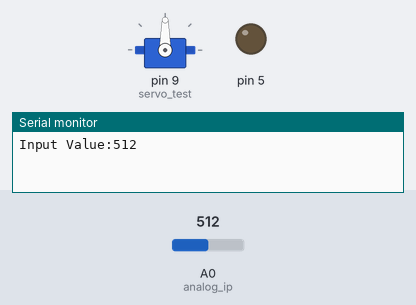
Bench run of a sketch on a simulated Arduino Uno, built with avr-gcc and run on an emulated ATmega328P. Shown: servo, output pins drawn as LEDs (lit = HIGH), the last lines printed to the serial monitor. The test bench sets the inputs (shaded band); at power-on: A0 (analog_ip) = 512.

Above: at 0.1 s.
At 0.6 s:
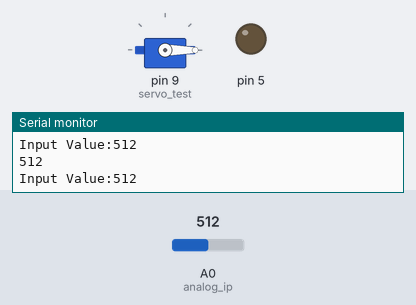
Timing chart, 0 to 2.1 s (numbered marks = the images above):
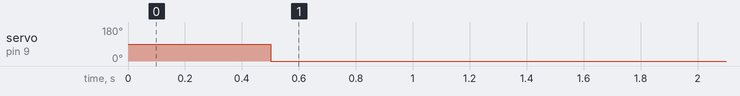

The sketch:

irFinalglucose.ino
```cpp
#include <Servo.h>
Servo servo_test;
int trigPin = 9;
int echoPin = 8;
int analog_ip = A0;   // select the input pin Photo Diode.
int inputVal = 0;
int angle = 0;// to store photo diode input
int ctrl = 0;
void setup()
{
servo_test.attach(9);
 // put your setup code here, to run once:
  pinMode(5, HIGH);
  pinMode(echoPin,INPUT);
 Serial.begin(9600);
}

void loop() {
  ir();
  servo_test.write(0);
  Serial.println(inputVal);
  if(inputVal<= 100)
  {
 for(angle = 0; angle < 180; angle += 90)    // command to move from 0 degrees to 180 degrees
  {
    servo_test.write(angle);                 //command to rotate the servo to the specified angle
    delay(0);
  }
  for(ctrl=0;ctrl<1;ctrl +=0)
  {
    if(echoPin=HIGH)
  {
    ctrl=1;
  }

    delay(10);
  }
  }


  }


 void ir()
 {
  inputVal = analogRead(analog_ip); // Reading and storing analog input value.

        Serial.print("Input Value:");
        Serial.print(inputVal);       // Printing Analog input value of Photo Diode.
        Serial.print("\n");           // moving to new line
        delay(500);                   // Waiting for a while.

 }
```

Measured:
- by itself, servo on pin 9 (servo_test): 90° → 0° at 0.50 s
